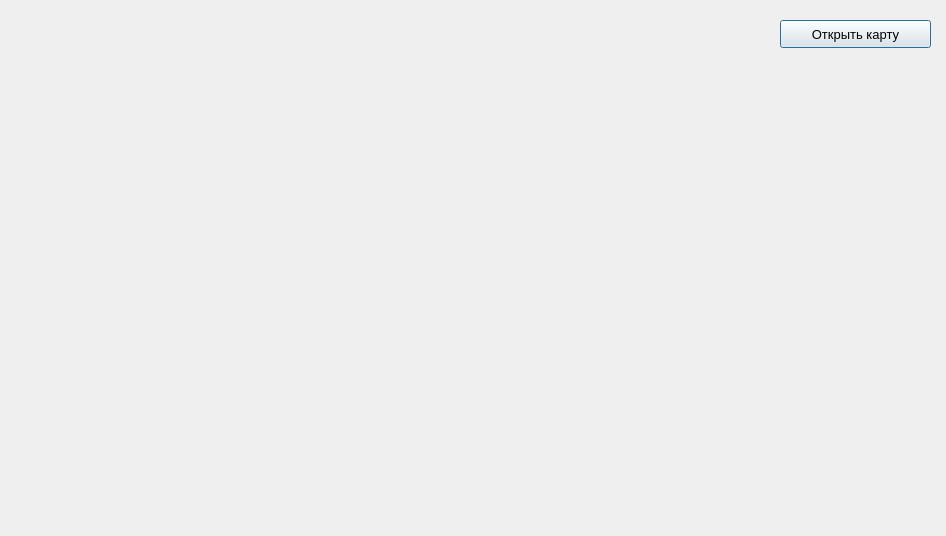
<?xml version="1.0" encoding="UTF-8"?>
<ui version="4.0">
 <class>OrderCreation</class>
 <widget class="QDialog" name="OrderCreation">
  <property name="geometry">
   <rect>
    <x>0</x>
    <y>0</y>
    <width>946</width>
    <height>536</height>
   </rect>
  </property>
  <property name="windowTitle">
   <string>Dialog</string>
  </property>
  <widget class="QPushButton" name="pushButton">
   <property name="geometry">
    <rect>
     <x>780</x>
     <y>20</y>
     <width>151</width>
     <height>28</height>
    </rect>
   </property>
   <property name="font">
    <font>
     <pointsize>10</pointsize>
    </font>
   </property>
   <property name="text">
    <string>Открыть карту</string>
   </property>
   <property name="icon">
    <iconset resource="qml.qrc">
     <normaloff>:/mapMarker1.png</normaloff>:/mapMarker1.png</iconset>
   </property>
  </widget>
 </widget>
 <resources>
  <include location="qml.qrc"/>
 </resources>
 <connections/>
</ui>
